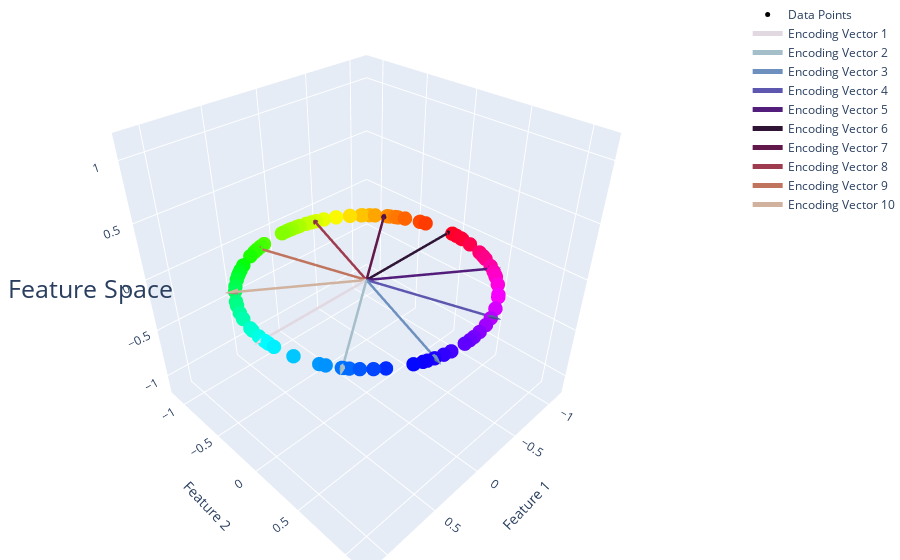

The cell this chart's notebook holds for it:
### Markdown cell above
### Plot circle $\mathcal{S}^1$ and $N=3$ encoding vectors



We will project latent manifold $\mathcal{S}^1$ (minimal embedding dimension $d=2$) into $N$-dimensional neural state space ($N=3$) with a $d\times N$ matrix $A$. The entries of $A$ are randomly sampled from a uniform distribution $U[-1,1]$ and its columns are random encoding vectors.

### Code cell
num_points = 100
data = synthetic.hypersphere(1, num_points)



x = data[:, 0]
y = data[:, 1]
z = np.zeros(num_points)

angles = torch.atan2(data[:, 1], data[:, 0])
normalized_angles = angles/(2*np.pi) + 1/2

colors = plt.cm.hsv(normalized_angles)


N = 10
#encoding_matrix = synthetic.random_encoding_matrix(data.shape[1], N)

place_angles = np.linspace(0, 2 * np.pi, N, endpoint=False)

encoding_matrix = gs.vstack((gs.cos(place_angles), gs.sin(place_angles)))

vectors = [encoding_matrix[:, i] for i in range(N)]

cm = plt.get_cmap('twilight')
vector_colors = [cm(1. * i/N) for i in range(N)]
vector_colors = ['rgb({}, {}, {})'.format(int(r*255), int(g*255), int(b*255)) for r, g, b, _ in vector_colors]



scatter = go.Scatter3d(x=x, y=y, z=z, mode='markers', marker=dict(size=5,color=colors), name='Data Points')

# Adding vectors as lines and cones
lines_and_cones = []
for idx, (vector, color) in enumerate(zip(vectors, vector_colors)):
    # Line (shaft of the arrow)
    lines_and_cones.append(
        go.Scatter3d(
            x=[0, vector[0]], y=[0, vector[1]], z=[0, 0],
            mode='lines', line=dict(color=color, width=5),
            name=f'Encoding Vector {idx+1}'
        )
    )
    
    # Cone (head of the arrow)
    lines_and_cones.append(
        go.Cone(
            x=[vector[0]], y=[vector[1]], z=[0], 
            u=[vector[0]/10], v=[vector[1]/10], w=[0],
            showscale=False, colorscale=[[0, color], [1, color]],
            sizemode='absolute', sizeref=0.1
        )
    )


fig = go.Figure(data=[scatter] + lines_and_cones)

fig.update_layout(
    title={
        'text': "Feature Space",
        'y':0.5,
        'x':0.1,
        'xanchor': 'center',
        'yanchor': 'top',
        'font': dict(
            size=25
        )
    },
    scene=dict(
        aspectmode='cube',
        xaxis=dict(range=[-1.2, 1.2], title='Feature 1'),
        yaxis=dict(range=[-1.2, 1.2], title='Feature 2'),
        zaxis=dict(range=[-1.2, 1.2], title='')
    ),
    margin=dict(l=0, r=0, b=0, t=0)
)

fig.show()

### Figure 1 — Plotly figure (JSON) as saved in the notebook; plotly's stock layout.template omitted (floating-point values rounded to 4 significant figures; data arrays with more than 128 entries replaced by an {"elided": "..."} marker saying what was removed)
{"data": [{"marker": {"color": {"elided": "100x4 float values"}, "size": 5}, "mode": "markers", "name": "Data Points", "type": "scatter3d", "x": [-0.9021, -0.9698, -0.8365, 0.2795, 0.01362, -0.8629, -0.5938, -0.9971, -0.2757, 0.3158, -0.7576, -0.9041, -0.04122, 0.6042, -0.2926, -0.7247, -0.3867, -0.8847, 0.6133, 0.3956, -0.7468, 0.8731, -0.5937, 0.9999, 0.6754, -0.7835, 0.3286, -0.7407, -0.8243, 0.3286, 0.457, -0.9703, 0.8122, -0.9046, 0.8708, -0.08636, -0.8752, -0.5356, 0.8067, 0.7025, -0.83, -0.06446, 0.8918, -0.03225, -0.9551, 0.6392, 0.9991, -0.5606, -0.6725, 0.7636, -0.8646, 0.3684, -0.7509, -0.3187, 0.9988, 0.9999, 0.02139, 0.2369, -0.1299, 0.7385, 0.3673, 0.9941, 0.9596, 0.05773, 0.6068, -0.6786, -0.1377, -0.4065, -0.2055, 0.8026, 0.7826, -0.9995, -0.1623, 0.9578, -0.9274, -0.9894, -0.1135, 0.2449, 0.2877, -0.9558, 0.6618, 0.9867, -0.7367, 0.9344, 0.9909, -0.2277, 0.9983, -0.4886, -0.836, 0.004033, 0.1834, 0.429, -0.9919, 0.2776, -0.6648, 0.8982, 0.8077, 0.9616, 0.5489, 0.8945], "y": [0.4314, -0.2438, -0.5479, -0.9601, -0.9999, -0.5054, -0.8046, 0.07647, -0.9613, 0.9488, -0.6528, -0.4274, 0.9991, -0.7968, 0.9562, -0.689, -0.9222, 0.4662, 0.7898, 0.9184, 0.6651, -0.4875, -0.8047, 0.01649, 0.7375, 0.6214, -0.9445, 0.6718, -0.5661, -0.9445, 0.8895, 0.242, 0.5834, 0.4263, 0.4917, -0.9963, -0.4838, 0.8445, 0.591, -0.7117, 0.5578, -0.9979, 0.4525, -0.9995, -0.2963, -0.769, 0.04311, 0.8281, -0.7401, -0.6457, -0.5025, -0.9297, 0.6604, -0.9478, -0.04914, 0.01573, -0.9998, -0.9715, -0.9915, 0.6743, 0.9301, 0.1086, -0.2813, 0.9983, -0.7949, -0.7345, -0.9905, 0.9136, 0.9786, -0.5965, 0.6225, 0.03097, -0.9867, -0.2875, 0.374, 0.1449, 0.9935, 0.9695, -0.9577, -0.2939, -0.7497, -0.1624, 0.6763, -0.3561, -0.1343, -0.9737, 0.05816, -0.8725, -0.5487, 1.0, 0.983, -0.9033, 0.1272, -0.9607, 0.747, -0.4397, 0.5895, 0.2744, -0.8359, -0.4471], "z": [0, 0, 0, 0, 0, 0, 0, 0, 0, 0, 0, 0, 0, 0, 0, 0, 0, 0, 0, 0, 0, 0, 0, 0, 0, 0, 0, 0, 0, 0, 0, 0, 0, 0, 0, 0, 0, 0, 0, 0, 0, 0, 0, 0, 0, 0, 0, 0, 0, 0, 0, 0, 0, 0, 0, 0, 0, 0, 0, 0, 0, 0, 0, 0, 0, 0, 0, 0, 0, 0, 0, 0, 0, 0, 0, 0, 0, 0, 0, 0, 0, 0, 0, 0, 0, 0, 0, 0, 0, 0, 0, 0, 0, 0, 0, 0, 0, 0, 0, 0]}, {"line": {"color": "rgb(225, 216, 226)", "width": 5}, "mode": "lines", "name": "Encoding Vector 1", "type": "scatter3d", "x": [0, 1], "y": [0, 0], "z": [0, 0]}, {"colorscale": [[0, "rgb(225, 216, 226)"], [1, "rgb(225, 216, 226)"]], "showscale": false, "sizemode": "absolute", "sizeref": 0.1, "type": "cone", "u": [0.1], "v": [0], "w": [0], "x": [1], "y": [0], "z": [0]}, {"line": {"color": "rgb(165, 191, 202)", "width": 5}, "mode": "lines", "name": "Encoding Vector 2", "type": "scatter3d", "x": [0, 0.809], "y": [0, 0.5878], "z": [0, 0]}, {"colorscale": [[0, "rgb(165, 191, 202)"], [1, "rgb(165, 191, 202)"]], "showscale": false, "sizemode": "absolute", "sizeref": 0.1, "type": "cone", "u": [0.0809], "v": [0.05878], "w": [0], "x": [0.809], "y": [0.5878], "z": [0]}, {"line": {"color": "rgb(109, 144, 191)", "width": 5}, "mode": "lines", "name": "Encoding Vector 3", "type": "scatter3d", "x": [0, 0.309], "y": [0, 0.9511], "z": [0, 0]}, {"colorscale": [[0, "rgb(109, 144, 191)"], [1, "rgb(109, 144, 191)"]], "showscale": false, "sizemode": "absolute", "sizeref": 0.1, "type": "cone", "u": [0.0309], "v": [0.09511], "w": [0], "x": [0.309], "y": [0.9511], "z": [0]}, {"line": {"color": "rgb(94, 87, 176)", "width": 5}, "mode": "lines", "name": "Encoding Vector 4", "type": "scatter3d", "x": [0, -0.309], "y": [0, 0.9511], "z": [0, 0]}, {"colorscale": [[0, "rgb(94, 87, 176)"], [1, "rgb(94, 87, 176)"]], "showscale": false, "sizemode": "absolute", "sizeref": 0.1, "type": "cone", "u": [-0.0309], "v": [0.09511], "w": [0], "x": [-0.309], "y": [0.9511], "z": [0]}, {"line": {"color": "rgb(83, 29, 124)", "width": 5}, "mode": "lines", "name": "Encoding Vector 5", "type": "scatter3d", "x": [0, -0.809], "y": [0, 0.5878], "z": [0, 0]}, {"colorscale": [[0, "rgb(83, 29, 124)"], [1, "rgb(83, 29, 124)"]], "showscale": false, "sizemode": "absolute", "sizeref": 0.1, "type": "cone", "u": [-0.0809], "v": [0.05878], "w": [0], "x": [-0.809], "y": [0.5878], "z": [0]}, {"line": {"color": "rgb(47, 20, 54)", "width": 5}, "mode": "lines", "name": "Encoding Vector 6", "type": "scatter3d", "x": [0, -1], "y": [0, 1.225e-16], "z": [0, 0]}, {"colorscale": [[0, "rgb(47, 20, 54)"], [1, "rgb(47, 20, 54)"]], "showscale": false, "sizemode": "absolute", "sizeref": 0.1, "type": "cone", "u": [-0.1], "v": [1.225e-17], "w": [0], "x": [-1], "y": [1.225e-16], "z": [0]}, {"line": {"color": "rgb(99, 24, 75)", "width": 5}, "mode": "lines", "name": "Encoding Vector 7", "type": "scatter3d", "x": [0, -0.809], "y": [0, -0.5878], "z": [0, 0]}, {"colorscale": [[0, "rgb(99, 24, 75)"], [1, "rgb(99, 24, 75)"]], "showscale": false, "sizemode": "absolute", "sizeref": 0.1, "type": "cone", "u": [-0.0809], "v": [-0.05878], "w": [0], "x": [-0.809], "y": [-0.5878], "z": [0]}, {"line": {"color": "rgb(158, 59, 79)", "width": 5}, "mode": "lines", "name": "Encoding Vector 8", "type": "scatter3d", "x": [0, -0.309], "y": [0, -0.9511], "z": [0, 0]}, {"colorscale": [[0, "rgb(158, 59, 79)"], [1, "rgb(158, 59, 79)"]], "showscale": false, "sizemode": "absolute", "sizeref": 0.1, "type": "cone", "u": [-0.0309], "v": [-0.09511], "w": [0], "x": [-0.309], "y": [-0.9511], "z": [0]}, {"line": {"color": "rgb(192, 116, 93)", "width": 5}, "mode": "lines", "name": "Encoding Vector 9", "type": "scatter3d", "x": [0, 0.309], "y": [0, -0.9511], "z": [0, 0]}, {"colorscale": [[0, "rgb(192, 116, 93)"], [1, "rgb(192, 116, 93)"]], "showscale": false, "sizemode": "absolute", "sizeref": 0.1, "type": "cone", "u": [0.0309], "v": [-0.09511], "w": [0], "x": [0.309], "y": [-0.9511], "z": [0]}, {"line": {"color": "rgb(208, 178, 158)", "width": 5}, "mode": "lines", "name": "Encoding Vector 10", "type": "scatter3d", "x": [0, 0.809], "y": [0, -0.5878], "z": [0, 0]}, {"colorscale": [[0, "rgb(208, 178, 158)"], [1, "rgb(208, 178, 158)"]], "showscale": false, "sizemode": "absolute", "sizeref": 0.1, "type": "cone", "u": [0.0809], "v": [-0.05878], "w": [0], "x": [0.809], "y": [-0.5878], "z": [0]}], "layout": {"margin": {"b": 0, "l": 0, "r": 0, "t": 0}, "scene": {"aspectmode": "cube", "xaxis": {"range": [-1.2, 1.2], "title": {"text": "Feature 1"}}, "yaxis": {"range": [-1.2, 1.2], "title": {"text": "Feature 2"}}, "zaxis": {"range": [-1.2, 1.2], "title": {"text": ""}}}, "title": {"font": {"size": 25}, "text": "Feature Space", "x": 0.1, "xanchor": "center", "y": 0.5, "yanchor": "top"}}}
